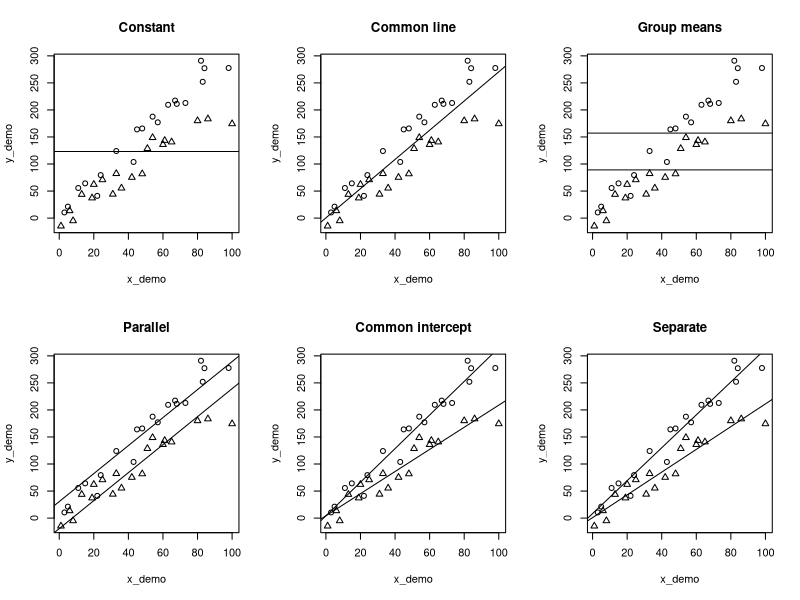

Write the R code that produced this figure.
# Six illustrative ANCOVA structures (no Stan model is fitted here).
# ANCOVA: illustrating six model structures
set.seed(19)
x1 <- sample(1:100, 20)
x2 <- sample(1:100, 20)
a <- 2 + 3*x1 + rnorm(20, sd = 20)
b <- 3 + 2*x2 + rnorm(20, sd = 20)
y_demo <- c(a, b); x_demo <- c(x1, x2)
group <- rep(1:2, each = 20); d <- as.numeric(group == 2)
par(mfrow = c(2, 3))
plot(x_demo, y_demo, pch = group); abline(h = mean(y_demo)); title("Constant")
plot(x_demo, y_demo, pch = group); abline(lm(y_demo ~ x_demo)); title("Common line")
plot(x_demo, y_demo, pch = group); abline(h = mean(a)); abline(h = mean(b)); title("Group means")
pl <- lm(y_demo ~ x_demo + d)
plot(x_demo, y_demo, pch = group)
abline(coef(pl)[1], coef(pl)[2]); abline(coef(pl)[1]+coef(pl)[3],coef(pl)[2]); title("Parallel")
ci <- lm(y_demo ~ x_demo + I(x_demo*d))
plot(x_demo, y_demo, pch = group)
abline(coef(ci)[1],coef(ci)[2]); abline(coef(ci)[1],coef(ci)[2]+coef(ci)[3]); title("Common intercept")
sl <- lm(y_demo ~ x_demo*d)
plot(x_demo, y_demo, pch = group)
abline(coef(sl)[1],coef(sl)[2]); abline(coef(sl)[1]+coef(sl)[3],coef(sl)[2]+coef(sl)[4]); title("Separate")
par(mfrow = c(1,1))
